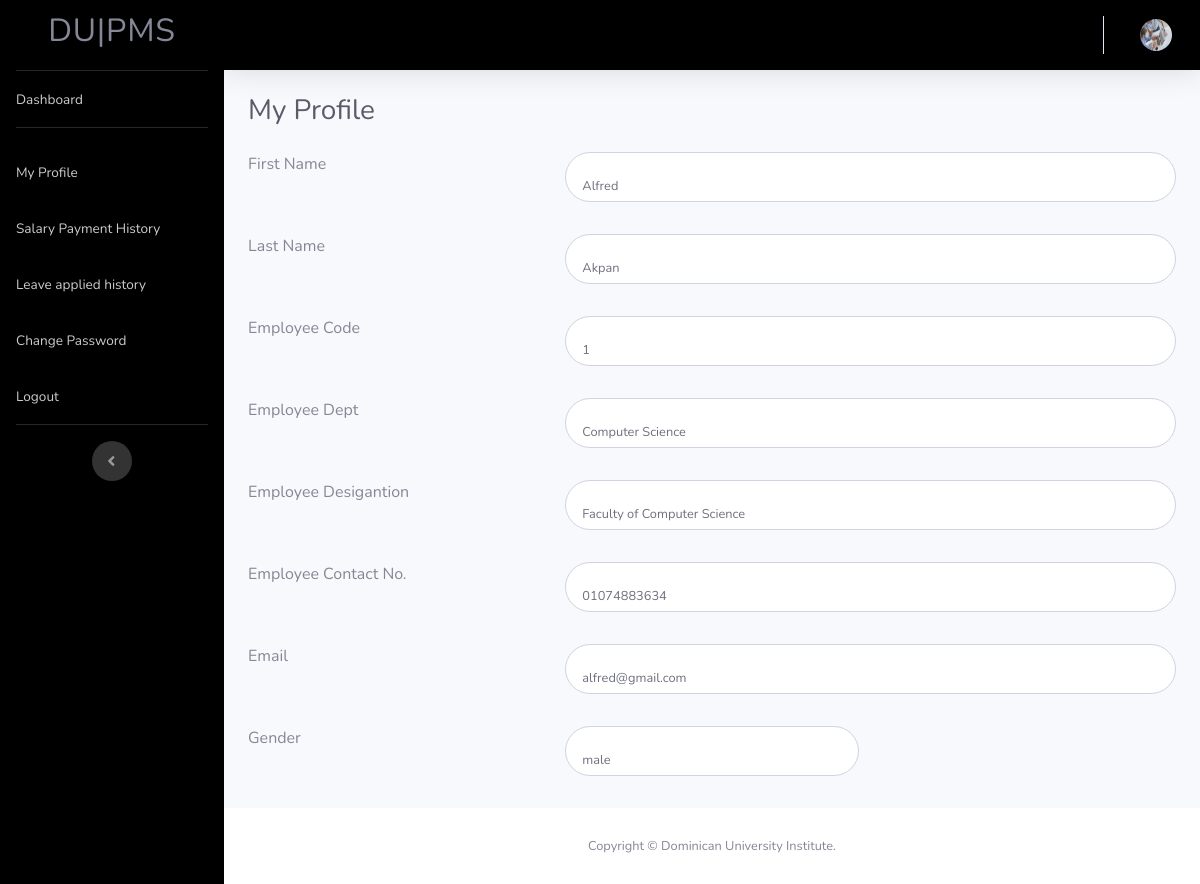
Page /erms/profile.php (signed in) on the committed database.
### tables this page shows
CREATE TABLE `empprofile` (
  `ID` int(250) NOT NULL,
  `profilpic` varchar(20) NOT NULL,
  `Firstname` varchar(250) NOT NULL,
  `Lastname` varchar(250) NOT NULL,
  `Empcode` int(250) NOT NULL,
  `EmpDept` varchar(250) NOT NULL,
  `EmpDesignation` varchar(250) NOT NULL,
  `EmpContactNo` varchar(250) NOT NULL,
  `email` varchar(250) NOT NULL,
  `gender` varchar(250) NOT NULL,
  `password` varchar(250) NOT NULL,
  `EmpJoingdate` varchar(250) NOT NULL
);

### erms/profile.php (the view, shortened to what this page needs)
<?php
include('includes/dbconnection.php');
?>
<?php
    $empid=$_SESSION['uid'];
$ret=mysqli_query($con, "SELECT * FROM empprofile WHERE ID='$empid'");
$row=mysqli_fetch_array($ret);
$FName=$row['Firstname'];
$LName=$row['Lastname'];
    $empcode=$row['Empcode'];
    $EmpDept=$row['EmpDept'];
    $EmpDesignation=$row['EmpDesignation'];
    $EmpContactNo=$row['EmpContactNo'];
    $Email=$row['email'];
    $gender=$row['gender'];
    ?>
<!DOCTYPE html>
<html lang="en">
<head>
  <link href="vendor/fontawesome-free/css/all.min.css" rel="stylesheet" type="text/css">
  <link href="css/sb-admin-2.min.css" rel="stylesheet">
</head>
<body id="page-top">
  <div id="wrapper">
  <?php include_once('includes/sidebar.php')?>
    <div id="content-wrapper" class="d-flex flex-column">
      <div id="content">
         <?php include_once('includes/header.php')?>
        <div class="container-fluid">
          <h1 class="h3 mb-4 text-gray-800">My Profile</h1>
<form class="user" method="post">
               <div class="row">
                <div class="col-4 mb-3">First Name</div>
                   <div class="col-8 mb-3">
        <p class="form-control form-control-user" ><?php echo $FName; ?></p>
                   </div>
                    </div>
                    <div class="row">
                      <div class="col-4 mb-3">Last Name </div>
                     <div class="col-8 mb-3">
                      <p class="form-control form-control-user" ><?php echo $LName; ?></p>
                       </div>
                     </div>
                    <div class="row">
                    <div class="col-4 mb-3">Employee Code </div>
                    <div class="col-8 mb-3">
                      <p class="form-control form-control-user" ><?php echo $empcode; ?></p>
                      </div>
                    </div>
                    <div class="row">
                      <div class="col-4 mb-3">Employee Dept</div>
                     <div class="col-8 mb-3">
                      <p class="form-control form-control-user" ><?php echo $EmpDept; ?></p>
                    </div></div>
                    <div class="row">
                    <div class="col-4 mb-3">Employee Desigantion</div>
                    <div class="col-8 mb-3">
                      <p class="form-control form-control-user" ><?php echo $EmpDesignation; ?></p>
                    </div></div>
                    <div class="row">
                      <div class="col-4 mb-3">Employee Contact No.</div>
                    <div class="col-8 mb-3">
                      <p class="form-control form-control-user" ><?php echo $EmpContactNo; ?></p>
                    </div></div>
                    <div class="row">
                    <div class="col-4 mb-3">Email</div>
                   <div class="col-8 mb-3">
                     <p class="form-control form-control-user" ><?php echo $Email; ?></p>
                    </div></div>
                    <div class="row">
                      <div class="col-4 mb-3">Gender</div>
                    <div class="col-4 mb-3">
                   <div class="clip-radio radio-primary">
                  <p class="form-control form-control-user" ><?php echo $gender; ?></p>
                </div>
                    </div></div>
                  </form>
        </div>
      </div>
   <?php include_once('includes/footer.php');?>
    </div>
  </div>
</body>
</html>

### erms/includes/header.php (shortened to what this page needs)
<?php
include('includes/dbconnection.php');
 ?>
 <nav class="navbar navbar-expand navbar-light  topbar mb-4 static-top shadow" style="background-color: black;">
          <ul class="navbar-nav ml-auto">
            <li class="nav-item dropdown no-arrow">
              <div class="nav-link dropdown-toggle" href="#" id="userDropdown" role="button" data-toggle="dropdown" aria-haspopup="true" aria-expanded="false">
<?php
$empid=$_SESSION['uid'];
$ret=mysqli_query($con, "SELECT * FROM empprofile WHERE ID='$empid'");
$row=mysqli_fetch_array($ret);
$img=$row['profilpic'];
?>
                <img  class="img-profile rounded-circle" src="img/emprofilepic/<?= $img ?>" alt="profilpic" width="100" height="50">
              </div>
            </li>
          </ul>
        </nav>

### rows in the picture
empprofile: profilpic (picture), Firstname "Alfred", Lastname "Akpan", Empcode "1", EmpDept "Computer Science", EmpDesignation "Faculty of Computer Science", EmpContactNo "01074883634", email "alfred@gmail.com", gender "male"
